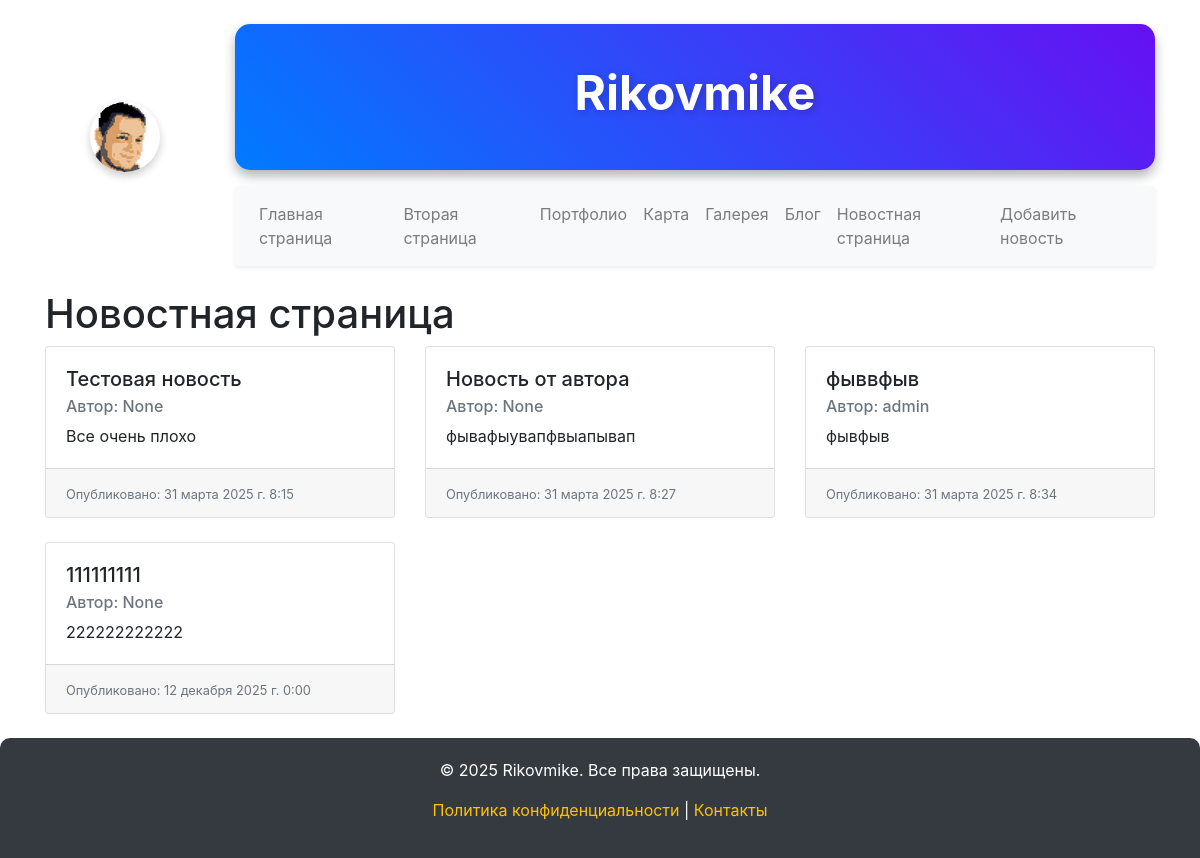
Page /news/ on the committed database.
### news/models.py (models this page shows, shortened)
class News_post(models.Model):
	title = models.CharField('Название новости', max_length=50)
	short_description = models.CharField('Краткое описание новости', max_length=200)
	text = models.TextField('Новость')
	pub_date = models.DateTimeField('Дата публикации')
	author = models.ForeignKey(User, on_delete=models.CASCADE, verbose_name='Автор', editable=False,null=True, blank=True)
	class Meta:
		verbose_name = 'Новость'
		verbose_name_plural = 'Новости'

### news/views.py (the view)
# urls.py: 2. Add a URL to urlpatterns:  path('', views.home, name='home')
def home(request):
	news = News_post.objects.all()
	return render(request, 'news/news.html', {'news': news})

### news/templates/news/news.html (shortened to what this page needs)
{% extends 'main/base.html' %}
{% block content %}
<h1>Новостная страница</h1>
<div class="row">
    {% if news %}
        {% for new in news %}
          <div class="col-md-4 mb-4">
            <div class="card h-100">
              <div class="card-body">
                <h5 class="card-title">{{ new.title }}</h5>
                <h6 class="card-subtitle mb-2 text-muted">
                  Автор: {{ new.author }}
                </h6>
                <p class="card-text">{{ new.short_description }}</p>
              </div>
              <div class="card-footer">
                <small class="text-muted">Опубликовано: {{ new.pub_date }}</small>
              </div>
            </div>
          </div>
        {% endfor %}
	{% else %}
		<h4>Новостей ещё нет.</h4>
	{% endif %}
</div>
{% endblock %}

### main/templates/main/base.html (shortened to what this page needs)
{% load static %}
<!doctype html>
<html lang="en">
<head>
    <link href="https://stackpath.bootstrapcdn.com/bootstrap/4.5.2/css/bootstrap.min.css" rel="stylesheet">
    <link rel="stylesheet" href="{% static 'main/css/main.css' %}">
</head>
<body>
    <div class="container mt-4">
        <div class="row align-items-center">
            <aside class="col-md-2 text-center">
                <img src="{% static 'main/img/131.png' %}" alt="я в пикселях" class="img-fluid rounded-circle mb-3 profile-img">
            </aside>
            <div class="col-md-10">
                <div class="custom-header">
                    <h1 class="display-4">Rikovmike</h1>
                </div>
                {% include 'main/nav.html' %}
            </div>
        </div>
        <div class="row mt-4">
            <div class="col">
                {% block content %}{% endblock %}
            </div>
        </div>
    </div>
        {% include 'main/footer.html' %}
</body>
</html>

### main/templates/main/nav.html (shortened to what this page needs)
                <nav class="navbar navbar-expand-lg navbar-light bg-light rounded shadow-sm mt-3">
                    <div class="collapse navbar-collapse" id="navbarNav">
                        <ul class="navbar-nav">
                            <li class="nav-item">
                                <a class="nav-link" href="{% url 'home' %}">Главная страница</a>
                            </li>
                            <li class="nav-item">
                                <a class="nav-link" href="{% url 'page2' %}">Вторая страница</a>
                            </li>
                            <li class="nav-item">
                                <a class="nav-link" href="{% url 'portfolio' %}">Портфолио</a>
                            </li>
                            <li class="nav-item">
                                <a class="nav-link" href="{% url 'map' %}">Карта</a>
                            </li>
                            <li class="nav-item">
                                <a class="nav-link" href="{% url 'gallery' %}">Галерея</a>
                            </li>
                            <li class="nav-item">
                                <a class="nav-link" href="{% url 'blog' %}">Блог</a>
                            </li>
                            <li class="nav-item">
                                <a class="nav-link" href="{% url 'news_home' %}">Новостная страница</a>
                            </li>
                            <li class="nav-item">
                                <a class="nav-link" href="{% url 'add_news' %}">Добавить новость</a>
                            </li>
                        </ul>
                    </div>
                </nav>

### main/templates/main/footer.html
    <footer class="footer">
        <p>&copy; 2025 Rikovmike. Все права защищены.</p>
        <p><a href="#">Политика конфиденциальности</a> | <a href="#">Контакты</a></p>
    </footer>

### main/static/main/css/main.css (style rules this page uses)
html, body { height: 100%; }
body { display: flex; flex-direction: column; }
.container { flex: 1; }
.profile-img { box-shadow: 0 4px 8px rgba(0, 0, 0, 0.2); transition: transform 0.3s; }
.custom-header { background: linear-gradient(45deg, #007bff, #6610f2); color: white; padding: 40px; border-radius: 15px; text-align: center; box-shadow: 0 6px 12px rgba(0, 0, 0, 0.3); position: relative; overflow: hidden; }
.custom-header h1 { font-size: 3rem; font-weight: bold; text-shadow: 2px 2px 8px rgba(0, 0, 0, 0.2); position: relative; z-index: 1; }
.footer { background: #343a40; color: white; padding: 20px; text-align: center; border-radius: 10px 10px 0 0; margin-top: auto; }
.footer a { color: #ffc107; text-decoration: none; transition: color 0.3s; }

### rows in the picture
News_post: title "Тестовая новость", author "None", short_description "Все очень плохо", pub_date "31 марта 2025 г. 8:15"
News_post: title "Новость от автора", author "None", short_description "фывафыувапфвыапывап", pub_date "31 марта 2025 г. 8:27"
News_post: title "фыввфыв", author "admin", short_description "фывфыв", pub_date "31 марта 2025 г. 8:34"
News_post: title "111111111", author "None", short_description "222222222222", pub_date "12 декабря 2025 г. 0:00"
